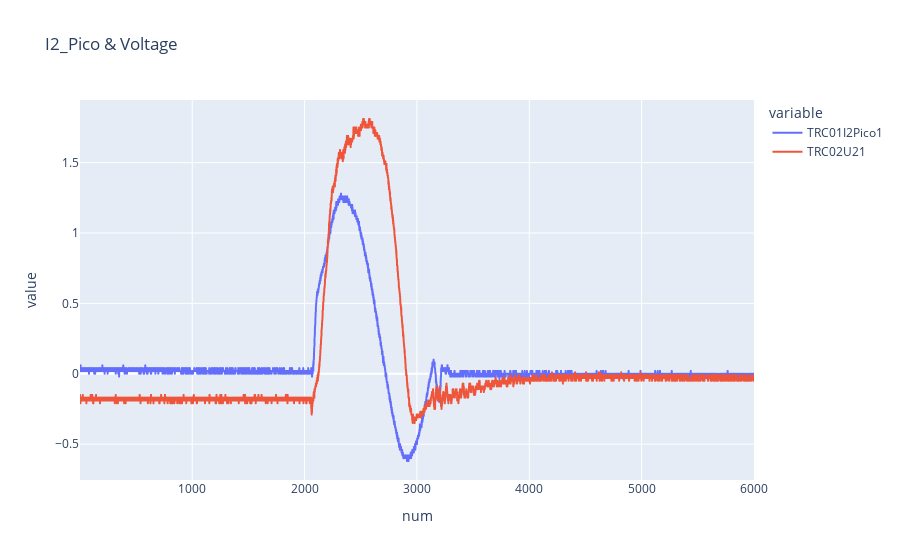

Notebook code cell kept with this figure:
### Markdown cell above
The column num is just the number of points, it has no relation with time

### Code cell
fig = px.line(df, x='num', y=['TRC01I2Pico1', 'TRC02U21'], title='I2_Pico & Voltage')
fig.show()

### Figure 1 — Plotly figure (JSON) as saved in the notebook; plotly's stock layout.template omitted (floating-point values rounded to 4 significant figures; data arrays with more than 128 entries replaced by an {"elided": "..."} marker saying what was removed)
{"data": [{"hovertemplate": "variable=TRC01I2Pico1<br>num=%{x}<br>value=%{y}<extra></extra>", "legendgroup": "TRC01I2Pico1", "line": {"color": "#636efa", "dash": "solid"}, "mode": "lines", "name": "TRC01I2Pico1", "showlegend": true, "type": "scattergl", "x": {"elided": "6000 int values"}, "xaxis": "x", "y": {"elided": "6000 float values"}, "yaxis": "y"}, {"hovertemplate": "variable=TRC02U21<br>num=%{x}<br>value=%{y}<extra></extra>", "legendgroup": "TRC02U21", "line": {"color": "#EF553B", "dash": "solid"}, "mode": "lines", "name": "TRC02U21", "showlegend": true, "type": "scattergl", "x": {"elided": "6000 int values"}, "xaxis": "x", "y": {"elided": "6000 float values"}, "yaxis": "y"}], "layout": {"autosize": true, "legend": {"title": {"text": "variable"}, "tracegroupgap": 0}, "title": {"text": "I2_Pico & Voltage"}, "xaxis": {"anchor": "y", "autorange": true, "domain": [0, 1], "range": [1, 6000], "title": {"text": "num"}, "type": "linear"}, "yaxis": {"anchor": "x", "autorange": true, "domain": [0, 1], "range": [-0.755, 1.945], "title": {"text": "value"}, "type": "linear"}}}
